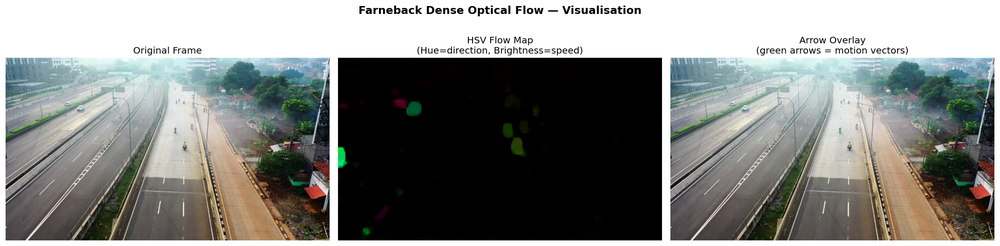
#> input picture LAB/lab10/farneback_sample.png, 1000 x 246 px, shrunk from 2148 x 528 before the run, given in place of highway (1).mp4, which was not available
$ jupyter execute q1.ipynb
#> lines starting #> are read from the running program, lines starting #| are printed output that depends on the picture; after the words box and inside, x2 and y2 are one past the last pixel; in counts of white or black regions, pixels touching at a corner belong together; pictures that were not available may be replaced by others from this repository, and a replacement may not be noted
[cell 1]
import cv2
import numpy as np

cap = cv2.VideoCapture(r"E:\Computer Vision\LAB\lab10\highway (1).mp4")  # replace with your video path

feature_params = dict(
    maxCorners=100,
    qualityLevel=0.3,
    minDistance=7,
    blockSize=7
)

lk_params = dict(
    winSize=(15, 15),
    maxLevel=2,
    criteria=(cv2.TERM_CRITERIA_EPS | cv2.TERM_CRITERIA_COUNT, 10, 0.03)
)

color = np.random.randint(0, 255, (100, 3))

ret, old_frame = cap.read()
#> old_frame is the input picture: shape (246, 1000, 3); mean B, G, R 128.9, 132.1, 130.7
if not ret:
    print("Error reading video")
    exit()

old_gray = cv2.cvtColor(old_frame, cv2.COLOR_BGR2GRAY)
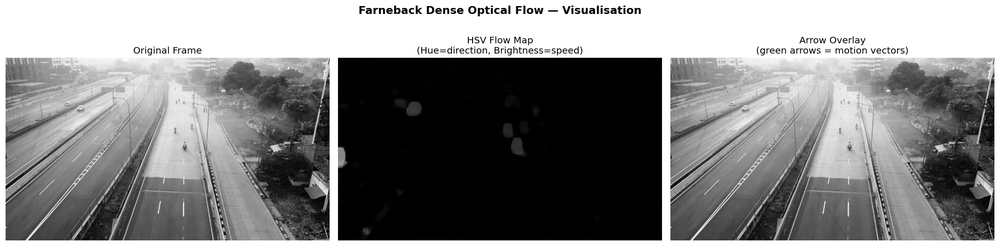
#> old_gray: shape (246, 1000); min 0, max 255, mean 131.3

p0 = cv2.goodFeaturesToTrack(old_gray, mask=None, **feature_params)
#> p0 = 68 rows, first 8: [630, 10], [529, 10], [410, 10], [495, 11], [518, 8], [472, 11], [430, 11], [480, 10]

# Create mask for drawing
mask = np.zeros_like(old_frame)

# PROCESS VIDEO
while True:
    ret, frame = cap.read()
    if not ret:
        break

    frame_gray = cv2.cvtColor(frame, cv2.COLOR_BGR2GRAY)

    p1, st, err = cv2.calcOpticalFlowPyrLK(old_gray, frame_gray, p0, None, **lk_params)
#> p1 has the same summary as p0; st = 68 values from 1 to 1; err = 68 values from 0 to 0

    if p1 is not None:
        good_new = p1[st == 1]
#> good_new = 68 pairs, first value 8 to 901, second value 8 to 238
        good_old = p0[st == 1]
#> good_old has the same summary as good_new

        for i, (new, old) in enumerate(zip(good_new, good_old)):
            a, b = new.ravel()
            c, d = old.ravel()

            mask = cv2.line(mask, (int(a), int(b)), (int(c), int(d)), color[i].tolist(), 2)
            frame = cv2.circle(frame, (int(a), int(b)), 5, color[i].tolist(), -1)
#> this loop made 68 passes
#> (a, b, c, d) on passes 1 to 12: (630, 10, 630, 10), (529, 10, 529, 10), (410, 10, 410, 10), (495, 11, 495, 11), (518, 8, 518, 8), (472, 11, 472, 11), (430, 11, 430, 11), (480, 10, 480, 10), (397, 11, 397, 11), (380, 10, 380, 10), (361, 8, 361, 8), (578, 10, 578, 10)
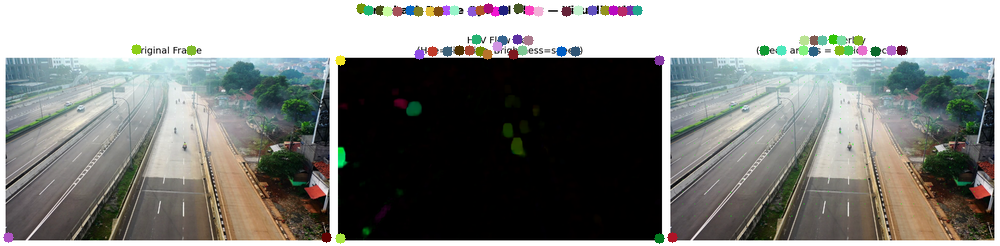
#> frame: shape (246, 1000, 3); mean B, G, R 127.5, 131, 129.7
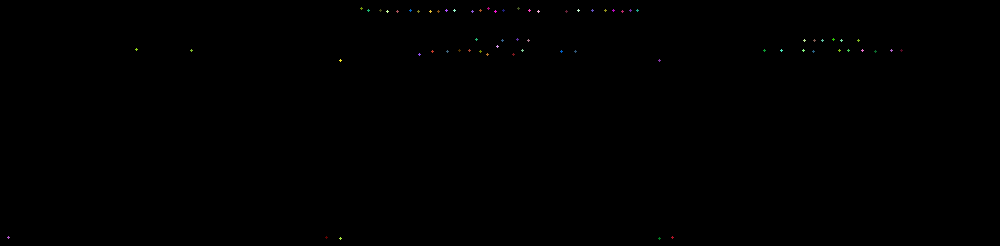
#> mask: shape (246, 1000, 3); mean of channels 0, 1, 2 0.2, 0.2, 0.2; drawn as B, G, R

        output = cv2.add(frame, mask)

        cv2.imshow("KLT Optical Flow", output)

        old_gray = frame_gray.copy()
        p0 = good_new.reshape(-1, 1, 2)

    if cv2.waitKey(30) & 0xFF == 27:
#> (key Esc is pressed here)
        break

cap.release()
cv2.destroyAllWindows()

[cell 2]
import cv2
import numpy as np


cap = cv2.VideoCapture(r"E:\Computer Vision\LAB\lab10\highway (1).mp4")

ret, frame1 = cap.read()
if not ret:
    print("Error reading first frame")
    exit()

prev_gray = cv2.cvtColor(frame1, cv2.COLOR_BGR2GRAY)

hsv = np.zeros_like(frame1)
hsv[..., 1] = 255   # full saturation

while True:
    ret, frame2 = cap.read()
    if not ret:
        break

    next_gray = cv2.cvtColor(frame2, cv2.COLOR_BGR2GRAY)

    flow = cv2.calcOpticalFlowFarneback(
        prev_gray, next_gray, None,
        pyr_scale=0.5,
        levels=3,
        winsize=15,
        iterations=3,
        poly_n=5,
        poly_sigma=1.2,
        flags=0
    )

    mag, ang = cv2.cartToPolar(flow[..., 0], flow[..., 1])
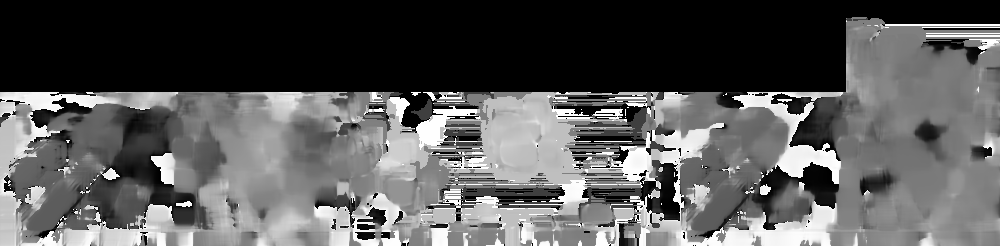
#> ang: shape (246, 1000) float32; min 0, max 6.28, mean 2.21; drawn with min black and max white

    hsv[..., 0] = ang * 180 / np.pi / 2      # direction → hue
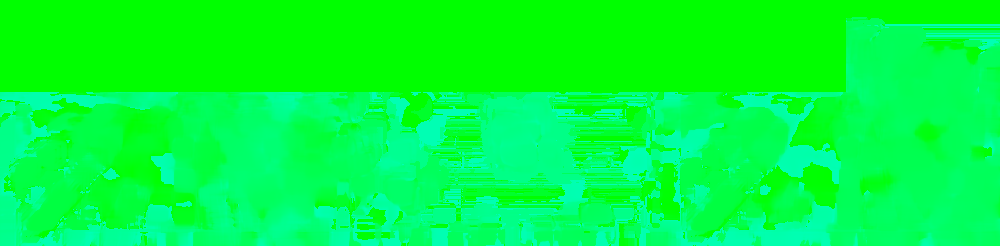
#> hsv: shape (246, 1000, 3); mean of channels 0, 1, 2 63, 255, 0; drawn as B, G, R
    hsv[..., 2] = cv2.normalize(mag, None, 0, 255, cv2.NORM_MINMAX)  # magnitude → value
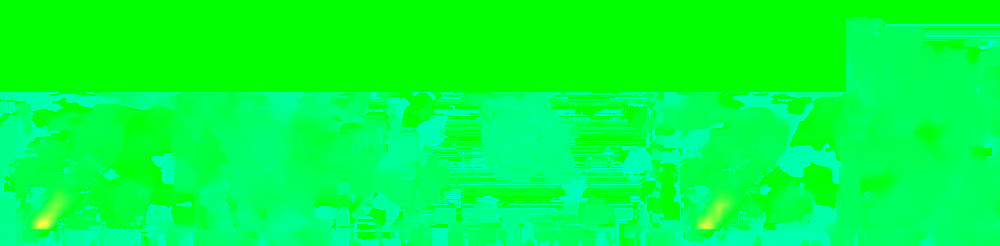
#> hsv: shape (246, 1000, 3); 1.23% of pixels changed, all inside (x1, y1, x2, y2) = (24, 183, 741, 237); drawn as B, G, R

    bgr_flow = cv2.cvtColor(hsv, cv2.COLOR_HSV2BGR)

    cv2.imshow("Original Video", frame2)
    cv2.imshow("Farneback Optical Flow", bgr_flow)

    prev_gray = next_gray

    if cv2.waitKey(30) & 0xFF == 27:
#> (key Esc is pressed here)
        break

cap.release()
cv2.destroyAllWindows()

$ run again, on LAB/lab10/comparison.png
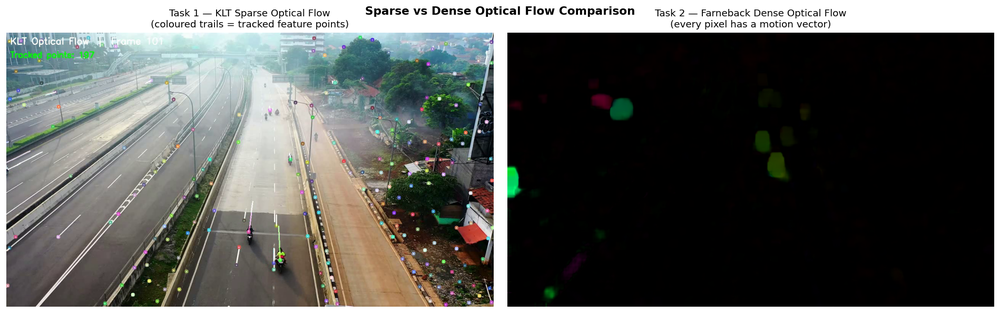
#> input picture LAB/lab10/comparison.png, 1000 x 313 px, shrunk from 1898 x 594 before the run, given in place of highway (1).mp4, which was not available
#> old_frame is the input picture: shape (313, 1000, 3); mean B, G, R 88.2, 91.6, 90
#> p0 = 78 rows, first 8: [540, 11], [571, 11], [623, 11], [504, 11], [379, 11], [371, 11], [593, 11], [528, 8]
#> p1 has the same summary as p0; st = 78 values from 1 to 1; err = 78 values from 0 to 0
#> good_new = 78 pairs, first value 132 to 991, second value 8 to 304
#> good_old has the same summary as good_new
#> the loop `for i, (new, old) in enumerate(zip(good_new, good_old)):` made 78 passes
#> (a, b, c, d) on passes 1 to 8: (540, 11, 540, 11), (571, 11, 571, 11), (623, 11, 623, 11), (504, 11, 504, 11), (379, 11, 379, 11), (371, 11, 371, 11), (593, 11, 593, 11), (528, 8, 528, 8)
#> after the loop `for i, (new, old) in enumerate(zip(good_new, good_old)):`:
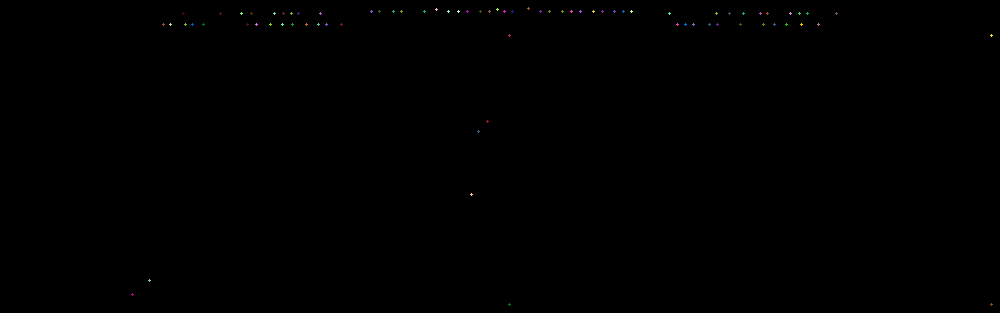
#> mask: shape (313, 1000, 3); mean of channels 0, 1, 2 0.1, 0.2, 0.2; drawn as B, G, R
#> `hsv[..., 2] = cv2.normalize(mag, None, 0, 255, cv2.NORM_MINMAX)`:
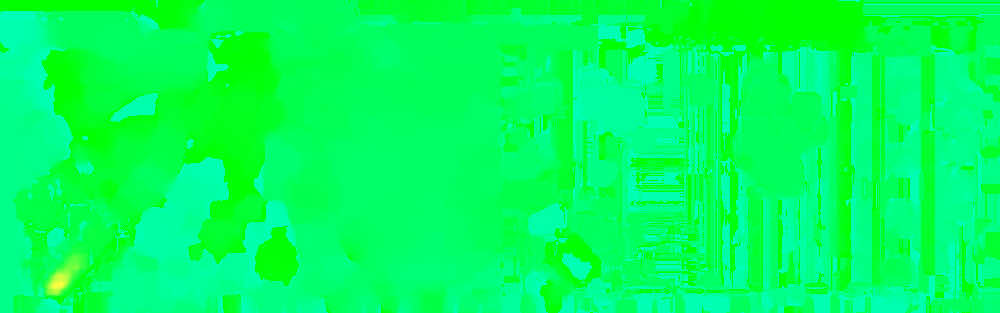
#> hsv: shape (313, 1000, 3); mean of channels 0, 1, 2 93.1, 255, 0.4; drawn as B, G, R
